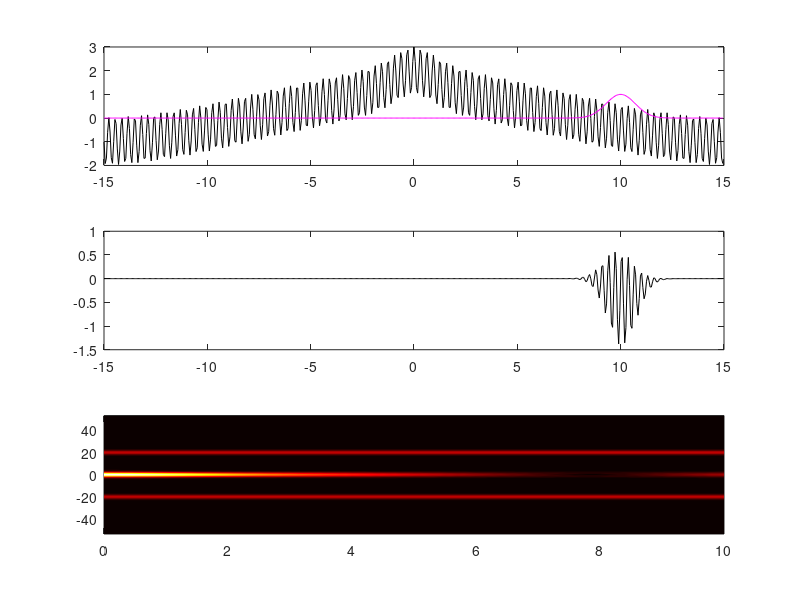

This figure's MATLAB source:
% winter 12 lecture on fft
clear all; close all; clc;

L = 30;
n = 512;

t2 = linspace(-L/2, L/2, n+1); t = t2(1:n);
k  = (2*pi/L) * [0:(n/2-1) (-n/2):-1] ;
ks = fftshift(k);
u = sech(t); %signal, need coherent frequency components to generate signals
u = u + cos(0.2 * t);
u = u + cos(20 * t);
slices=[0:0.1:10];
spec = [];

width = 1; 
slides=0:0.1:10;
figure(2);
for j=1:length(slides)
    f = exp(-width * (t- slides(j)).^2);
    uf = u .* f; 
    uft = fft(uf);
    
    subplot(3,1,1); plot(t, u, 'k', t, f, 'm');
    subplot(3,1,2); plot(t, uf, 'k');
    subplot(3,1,3); plot(ks, abs(fftshift(uft))./max(abs(fftshift(uft))));
    axis([-60 60 0 1]);
    drawnow;
    pause(0.1); 
    spec = [spec; abs(fftshift(uft))];
end

figure(2);
pcolor(slides, ks, spec.'); shading interp;
colormap(hot);

